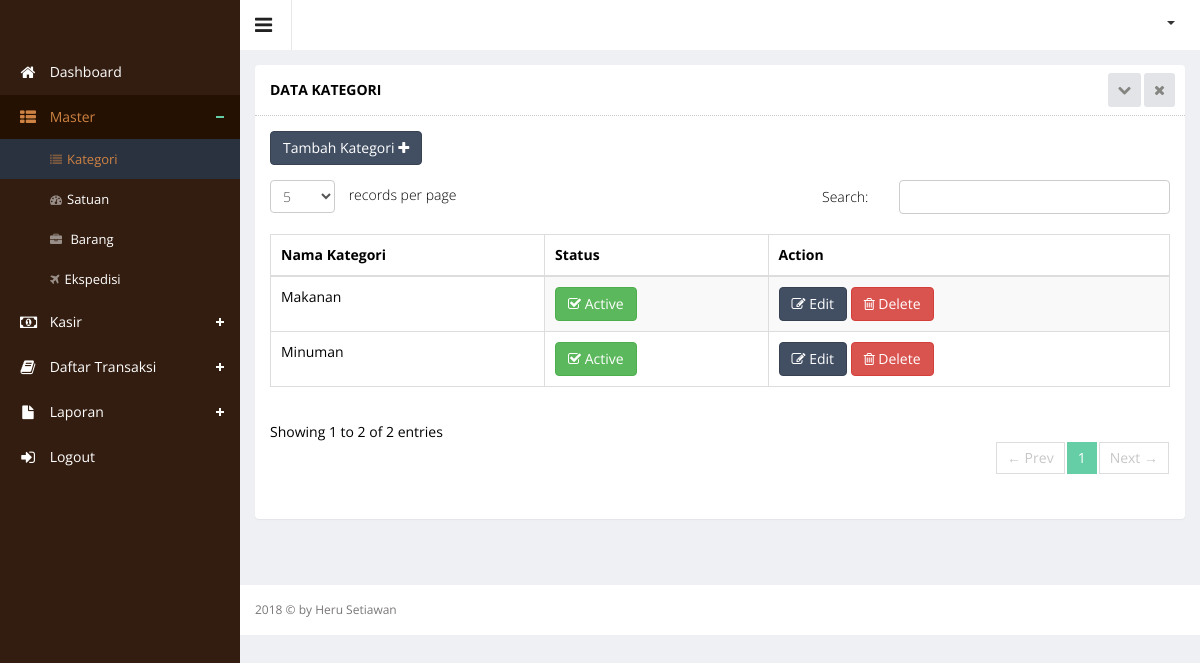
The app's page /index.php?hal=master/category/list (signed in), older data.
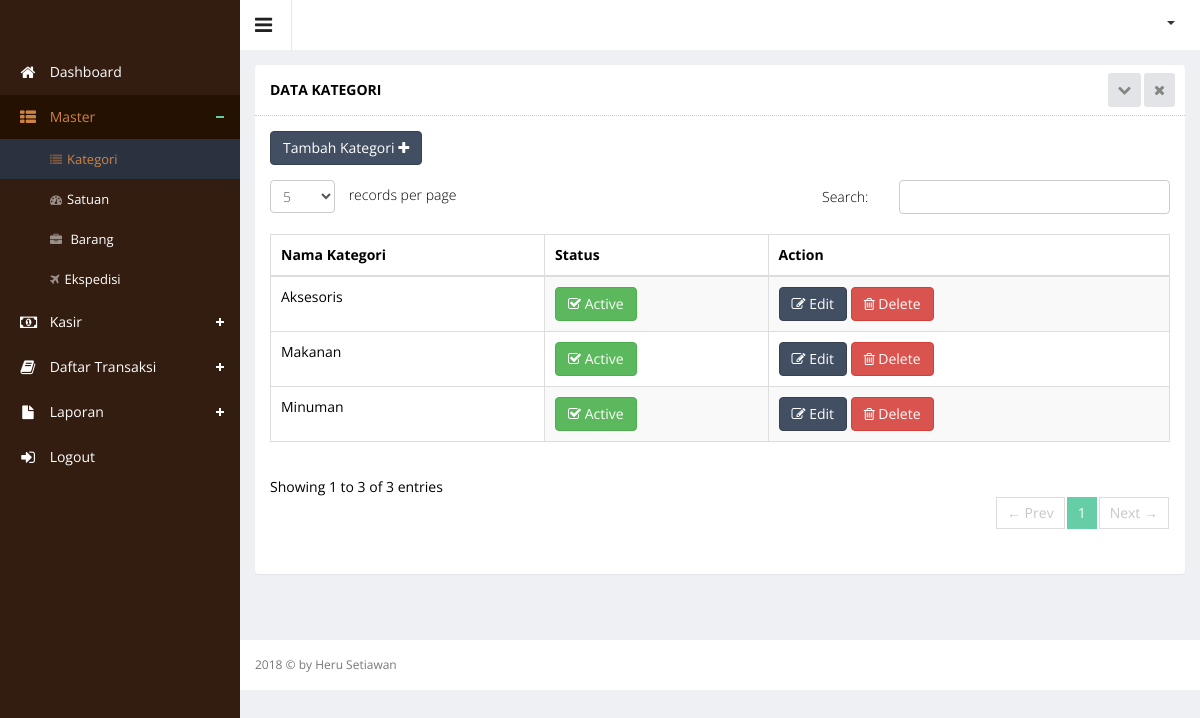
The same page, newer data.
### tables this page shows
CREATE TABLE `category` (
  `category_id` int(11) NOT NULL,
  `category_name` varchar(250) DEFAULT NULL,
  `category_status` enum('Y','N') DEFAULT NULL
);

### master/category/list.php (the view, shortened to what this page needs)
<div class="wrapper">
    <div class="row">
        <div class="col-sm-12">
            <section class="panel">
                <header class="panel-heading">
                    Data KAtegori
                    <span class="tools pull-right">
                        <a href="javascript:;" class="fa fa-chevron-down"></a>
                        <a href="javascript:;" class="fa fa-times"></a>
                     </span>
                </header>
                <div class="panel-body">
                    <div class="adv-table editable-table ">
                        <div class="clearfix">
                            <div class="btn-group">
                                <a href="?hal=master/category/add">
                                    <button data-toggle="modal" class="btn btn-primary">
                                        Tambah Kategori <i class="fa fa-plus"></i>
                                    </button>
                                </a>
                            </div>
                        </div>
                        <table class="table table-striped table-hover table-bordered" id="editable-sample">
                            <thead>
                            <tr>
                                <th>Nama Kategori</th>
                                <th>Status</th>
                                <th>Action</th>
                            </tr>
                            </thead>
                            <tbody>
                            <?php
                            $queryCategory = $connect->query("SELECT * FROM category ORDER BY category_id DESC");
                            while ($rowCategory = mysqli_fetch_array($queryCategory)) {
                                ?>
                                <tr class="">
                                    <td><?php echo $rowCategory['category_name']; ?></td>
                                    <td><?php if ($rowCategory['category_status'] == 'Y') { ?>
                                            <button class="btn btn-success" type="submit"><i
                                                        class="fa fa-check-square-o"></i> Active
                                            </button>
                                        <?php } else { ?>
                                            <button class="btn btn-danger" type="submit"><i class="fa fa-ban"></i> Not
                                                Active
                                            </button>
                                        <?php } ?></td>
                                    <td>
                                        <a href="?hal=master/category/edit&id=<?php echo $rowCategory['category_id']; ?>">
                                            <button class="btn btn-primary" type="submit"><i class="fa fa-edit"></i>
                                                Edit
                                            </button>
                                        </a>
                                        <a href="?hal=master/category/list&hapus=<?php echo $rowCategory['category_id']; ?>">
                                            <button class="btn btn-danger" type="submit" name="hapus"><i
                                                        class="fa fa-trash-o"></i> Delete
                                            </button>
                                        </a>
                                    </td>
                                </tr>
                            <?php } ?>
                            </tbody>
                        </table>
                    </div>
                </div>
            </section>
        </div>
    </div>
</div>

Row changes from the older to the newer data that the page shows:
added category: category_name "Aksesoris", category_status "Y" (drawn)
Text that changed along with them:
text written by a page script: "records per page Search: Showing 1 to 2 of 2 entries ← Prev 1 Next →" → "records per page Search: Showing 1 to 3 of 3 entries ← Prev 1 Next →"
